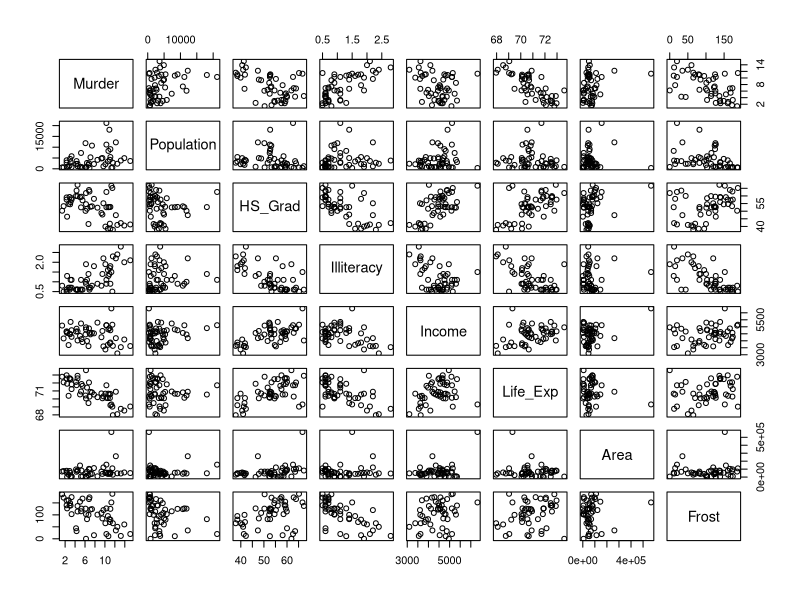
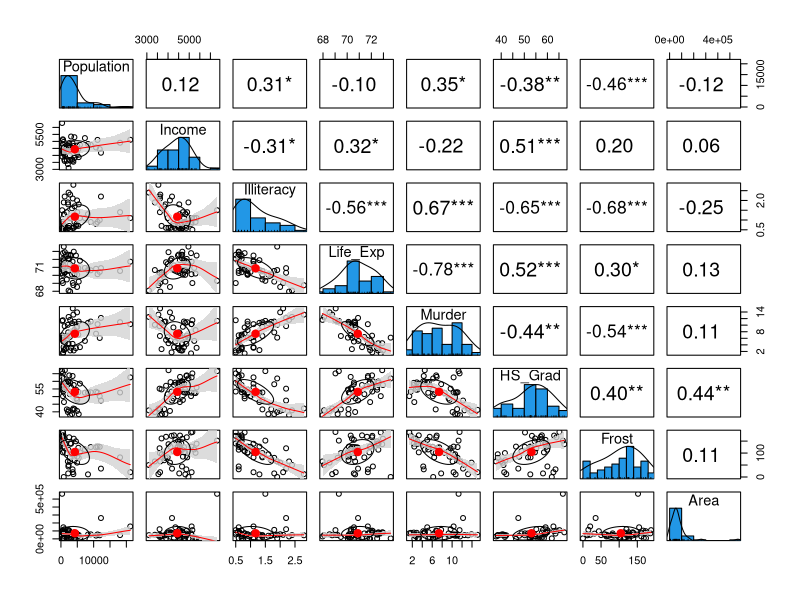
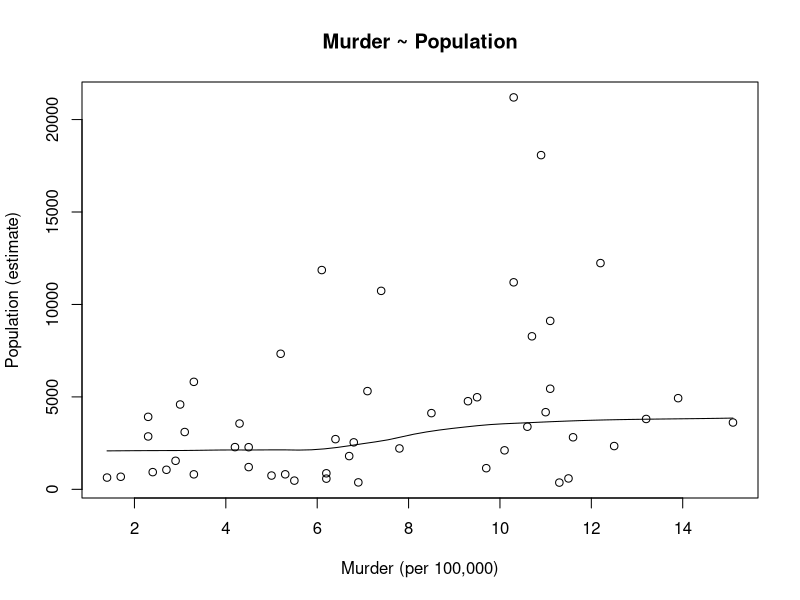
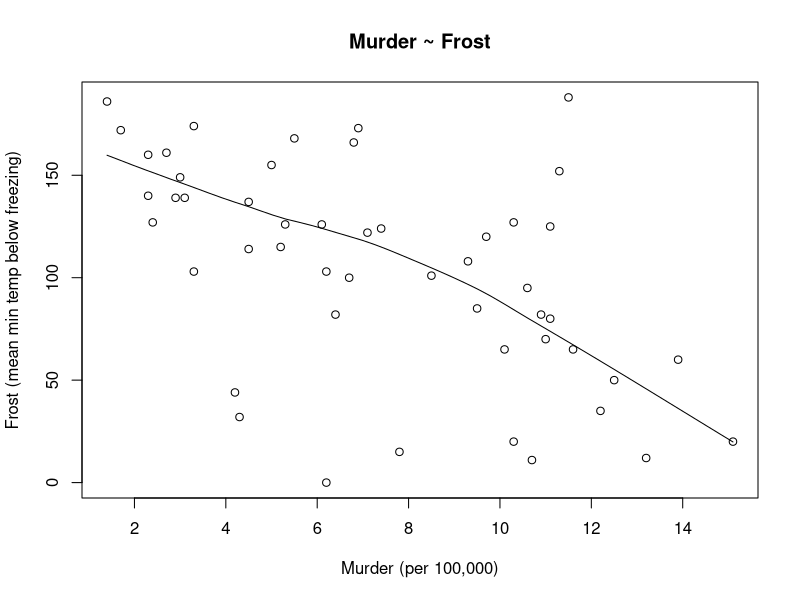
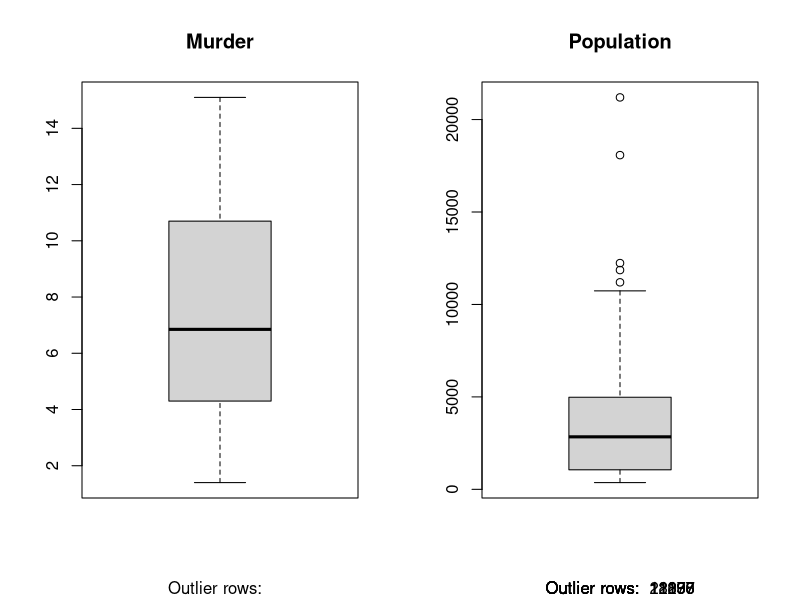
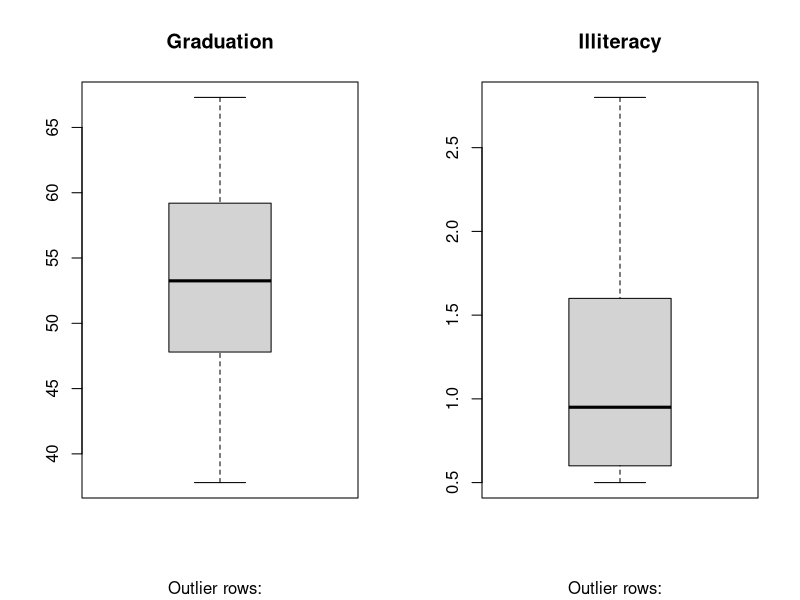
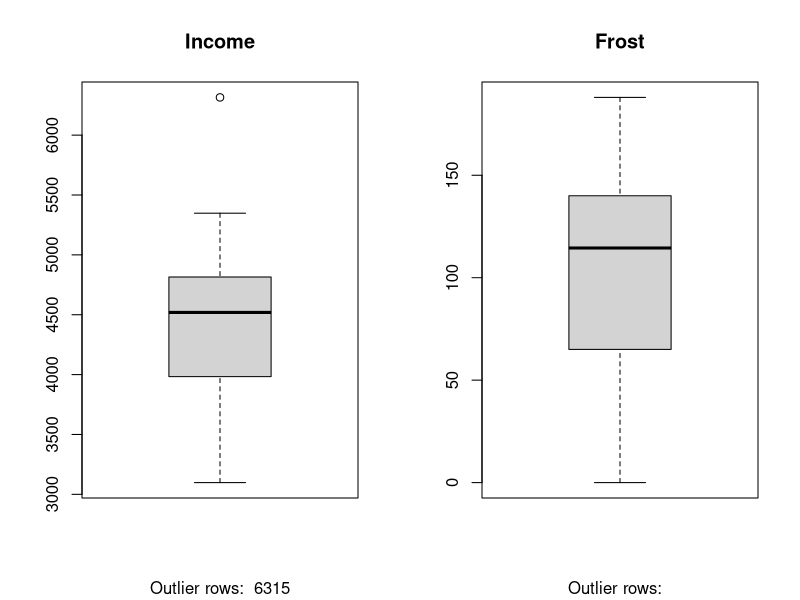
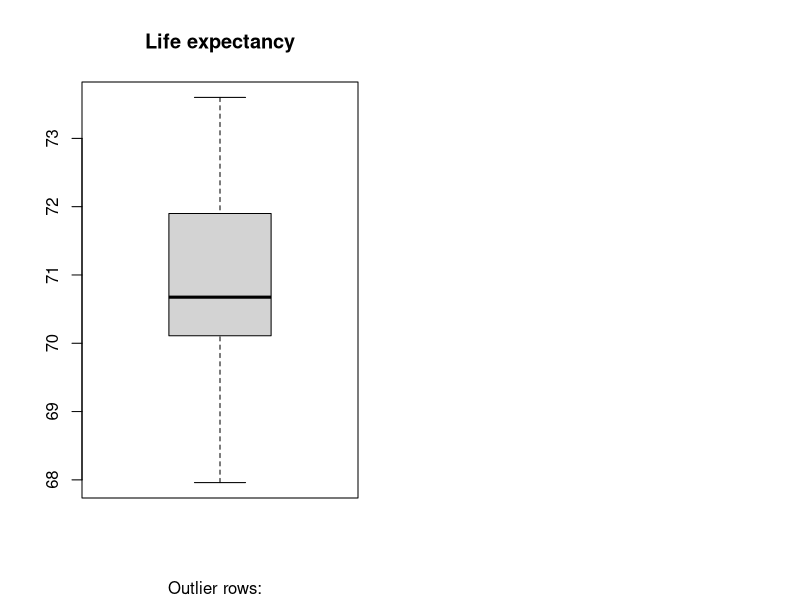

These figures' R source, in order:
# Multiple Linear regression (MLR)

# check model assumptions
# Linearity: There is a linear relation among the variables
# Normality: Residuals are normally distributed
# Homoscedasticity: Residuals have constant variance
# No collinearity: Variables are not linear combinations of each other
# Independence: Residuals are independent or at least not correlated 

# use the state.x77 dataset - base package
help("state.x77")
head(state.x77, 15)
class(state.x77)
# convert to a data frame
states <- as.data.frame(state.x77)
class(states)
head(states, 15)
str(states)

colnames(states)[colnames(states) == "Life Exp"] <- "Life_Exp"
colnames(states)[colnames(states) == "HS Grad"] <- "HS_Grad"
# check for NA's
# using VIM or Mice

# Check for linearity
# variables chosen that will be used for the model
names(states)
# could remove a subset of the data first
# choose the vars and then show them i nthe pairs() function
variables_of_interest <- c("Murder", 
                           "Population", 
                           "HS_Grad", 
                           "Illiteracy", 
                           "Income", 
                           "Life_Exp", 
                           "Area", 
                           "Frost")
pairs(states[variables_of_interest])

library(psych)
pairs.panels(states, 
             smooth = TRUE, # If TRUE, draws loess smooths  
             scale = FALSE, # If TRUE, scales the correlation text font  
             density = TRUE, # If TRUE, adds density plots and histograms  
             ellipses = TRUE, # If TRUE, draws ellipses   
             method = "spearman",# Correlation method (also "pearson" or "kendall") 
             pch = 21, # pch symbol   
             lm = FALSE, # If TRUE, plots linear fit rather than the LOESS (smoothed) fit 
             cor = TRUE, # If TRUE, reports correlations
             jiggle = FALSE, # If TRUE, data points are jittered  
             factor = 2, # Jittering factor  
             hist.col = 4, # Histograms color   
             stars = TRUE,
             ci = TRUE) # If TRUE, adds confidence intervals 

# Independent var = x-axis
# Depend var = y-axis

attach(states)
scatter.smooth(x = Murder, 
               y = Population, 
               main = "Murder ~ Population", 
               xlab = "Murder (per 100,000)", ylab = "Population (estimate)")

# Chck nuberically the correlation of these variables
# Values of -0.2 < x < 0.2 - low correlation

cor(Murder, Population) # Medium correlation. Value = 0.3436428.
# The correlation test shows that the correlation between the murder and 
# population variables = 0.3436428 indicating a medium correlation.

scatter.smooth(x = Murder, 
               y = Frost, 
               main = "Murder ~ Frost", 
               xlab = "Murder (per 100,000)", ylab = "Frost (mean min temp below freezing)")

cor(Murder, Frost)

paste("correltion for murder and frost: ", cor(Murder, Frost))
paste("correltion for murder and illiteracy: ", cor(Murder, Illiteracy))
paste("correltion for murder and Population: ", cor(Murder, Population))
paste("correltion for murder and HS grade: ", cor(Murder, HS_Grad))
paste("correltion for murder and Income: ", cor(Murder, Income))
paste("correltion for murder and Life expectancy: ", cor(Murder, Life_Exp))
paste("correltion for murder and area: ", cor(Murder, Area))

# Decied to remove the "area" varibale
states <- subset(states, select = -c(Area))
head(states)

# Check for outliers
opar <- par(no.readonly = TRUE)
attach(states)
par(mfrow = c(1, 2)) # charts shown in 4 rows x 2 cols

boxplot(Murder, 
        main = "Murder", 
        sub = paste("Outlier rows: ", 
                    boxplot.stats(Murder)$out))

boxplot(Population, 
        main = "Population", 
        sub = paste("Outlier rows: ", 
                    boxplot.stats(Population)$out))

boxplot(HS_Grad, 
        main = "Graduation", 
        sub = paste("Outlier rows: ", 
                    boxplot.stats(HS_Grad)$out))
                        
boxplot(Illiteracy, 
         main = "Illiteracy", 
        sub = paste("Outlier rows: ", 
                   boxplot.stats(Illiteracy)$out))
        
boxplot(Income, 
         main = "Income", 
         sub = paste("Outlier rows: ", 
                     boxplot.stats(Income)$out))
        
boxplot(Frost, 
          main = "Frost", 
          sub = paste("Outlier rows: ", 
                    boxplot.stats(Frost)$out))
                
          boxplot(Life_Exp, 
          main = "Life expectancy", 
          sub = paste("Outlier rows: ", 
                    boxplot.stats(Life_Exp)$out))

par(opar)

# use boxplot.stats(0 function to extract the outliers
outlier_values <- boxplot.stats(Population)$out
paste("Population outliers: ", paste(outlier_values, collapse = ", "))

# repeat fo the income var
outlier_values <- boxplot.stats(Income)$out
paste("Income outliers: ", paste(outlier_values, collapse = ", "))
      

# Remove outliers
states <- subset(states, 
                 Population != 21198 
                 & Population != 11197 
                 & Population != 18076 
                 & Population != 11860 
                 & Population != 12237 & Population != 10735)

# remove income outliers
states <- subset(states, Income != 6315)

attach(states)
boxplot(Population, 
        main = "Population", 
        sub = paste("Outlier rows: ", 
                    boxplot.stats(Population)$out))

boxplot(Income, 
        main = "Income", 
        sub = paste("Outlier rows: ", 
                    boxplot.stats(Income)$out))

# Decide whether to delete a few more outliers and what this results in

# Check normality
library(e1071)
opar <- par(no.readonly = TRUE)
par(mfrow = c(2, 4))
plot(density(Population), 
     main = "Density plot : Population", 
     ylab = "Frequency", xlab = "Population",
     sub = paste("Skewness : ", round(e1071::skewness(Population), 2)))

# fill the area under the plot
polygon(density(Population), col = "red")

plot(density(Murder), 
     main = "Density plot : Murder", 
     ylab = "Frequency", xlab = "Murder",
     sub = paste("Skewness : ", round(e1071::skewness(Murder), 2)))
polygon(density(Murder), col = "red")

plot(density(HS_Grad), 
     main = "Density plot : HS grade", 
     ylab = "Frequency", xlab = "HS grade",
     sub = paste("Skewness : ", round(e1071::skewness(HS_Grad), 2)))

# fill the area under the plot
polygon(density(states$HS_Grad), col = "red")

plot(density(Illiteracy), 
     main = "Density plot : Illiteracy", 
     ylab = "Frequency", xlab = "Illiteracy",
     sub = paste("Skewness : ", round(e1071::skewness(Illiteracy), 2)))
polygon(density(Illiteracy), col = "red")

plot(density(Income), 
     main = "Density plot : Income", 
     ylab = "Frequency", xlab = "Income",
     sub = paste("Skewness : ", round(e1071::skewness(Income), 2)))

# fill the area under the plot
polygon(density(Income), col = "red")

plot(density(Frost), 
     main = "Density plot : Frost", 
     ylab = "Frequency", xlab = "Feost",
     sub = paste("Skewness : ", round(e1071::skewness(Frost), 2)))

# fill the area under the plot
polygon(density(Frost), col = "red")
par <- opar

paste("Skewness for illiteracy : ", round(e1071::skewness(Illiteracy), 2))
paste("Skewness for population : ", round(e1071::skewness(Population), 2))
paste("Skewness for murder : ", round(e1071::skewness(Murder), 2))
paste("Skewness for HS grad : ", round(e1071::skewness(HS_Grad), 2))
paste("Skewness for income : ", round(e1071::skewness(Income), 2))
paste("Skewness for frost : ", round(e1071::skewness(Frost), 2))

# Create a table of the values with a decision alongside



# skewness of < -1 or > 1 = highly skewed
# -1 to -0.5 and 0.5 to 1 = moderately skewed
# Skewness of -0.5 to 0.5 = approx symetrical

# check normality using qqnorm() function
opar <- par(no.readonly = TRUE)
par(mfrow = c(1, 2)) # divide graph area in 2 columns
hist(Murder, main = "Normality proportion of Murder", xlab = "Murder rate")

qqnorm(Murder)
qqline(Murder)
par <- opar

attach(states)
mlr_model <- lm(Murder ~ Illiteracy + Population + HS_Grad + Income + Frost, data = states)
summary(mlr_model)


